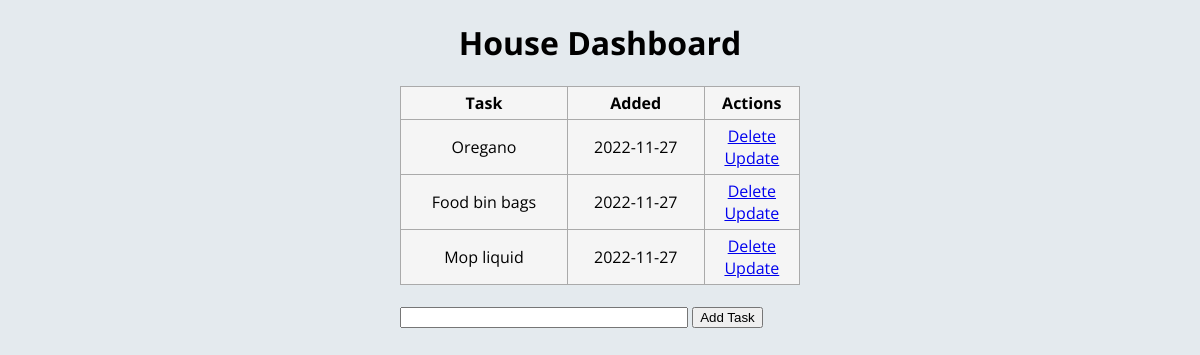
The app's page /tasklistshow/, older data.
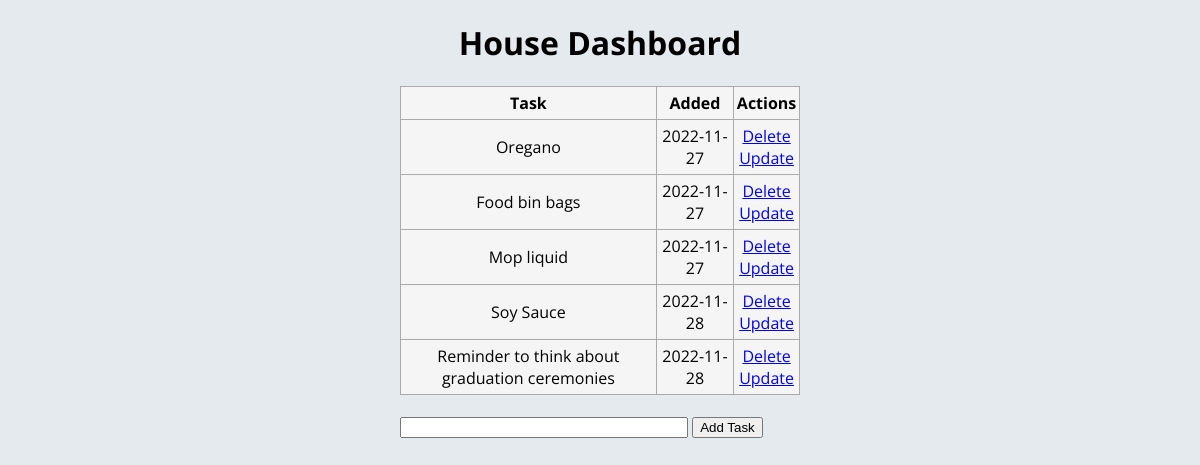
The same page, newer data.
### app.py (models this page shows, shortened)
class ShoppingItem(db.Model):
    id = db.Column(db.Integer, primary_key=True)
    content = db.Column(db.String(200), nullable=False)
    date_created = db.Column(db.DateTime, default=datetime.utcnow)
    date_updated = db.Column(db.DateTime, default=datetime.utcnow)
    completed = db.Column(db.Boolean, default=False, nullable=False)

### app.py (the view)
@app.route('/tasklistshow/', methods=['POST', 'GET'])
def tasklistshow():
    if request.method == 'POST':
        task_content = request.form['content']
        new_task = ShoppingItem(content=task_content)
        try:
            db.session.add(new_task)
            db.session.commit()
            return redirect('/tasklist/')
        except:
            return 'There was an issue adding your task'
    else:
        tasks = ShoppingItem.query.order_by(ShoppingItem.date_created).all()
        return render_template('tasklist.html', tasks=tasks)

### templates/tasklist.html (shortened to what this page needs)
{% extends 'base.html' %}
{% block body %}
<div class="content">
    <h1 style="text-align: center">House Dashboard</h1>
    {% if tasks|length < 1 %}
    <h4 style="text-align: center">There are no tasks. Create one below!</h4>
    {% else %}
    <table>
        <tr>
            <th>Task</th>
            <th>Added</th>
            <th>Actions</th>
        </tr>
        {% for task in tasks %}
            <tr>
                <td>{{ task.content }}</td>
                <td>{{ task.date_created.date() }}</td>
                <td>
                    <a href="/tasklist/delete/{{task.id}}">Delete</a>
                    <br>
                    <a href="/tasklist/update/{{task.id}}">Update</a>
                </td>
            </tr>
        {% endfor %}
    </table>
    {% endif %}
    <div class="form">
        <form action="/tasklist/" method="POST">
            <input type="text" name="content" id="content">
            <input type="submit" value="Add Task">
        </form>
    </div>
</div>
{% endblock %}

### templates/base.html (shortened to what this page needs)
<!DOCTYPE html>
<html lang="en">
<head>
    <link rel="stylesheet" href="{{ url_for('static', filename='css/main.css') }}">
</head>
<body>
    {% block body %}{% endblock %}
</body>
</html>

### static/css/main.css (style rules this page uses)
body { font-family: 'Open Sans', sans-serif; background-color: rgb(228, 234, 238); margin:0; }
.content { margin: 0 auto; width: 400px; max-width: 100%; }
table, td, th { border: 1px solid #aaa; background-color: whitesmoke; }
table { border-collapse: collapse; width: 100%; }
th { height: 30px; }
td { text-align: center; padding: 5px; }
.form { margin-top: 20px; }
#content { width: 70%; }

Row changes from the older to the newer data that the page shows:
added ShoppingItem: content "Soy Sauce", date_created "2022-11-28"
added ShoppingItem: content "Reminder to think about graduation ceremonies", date_created "2022-11-28"
